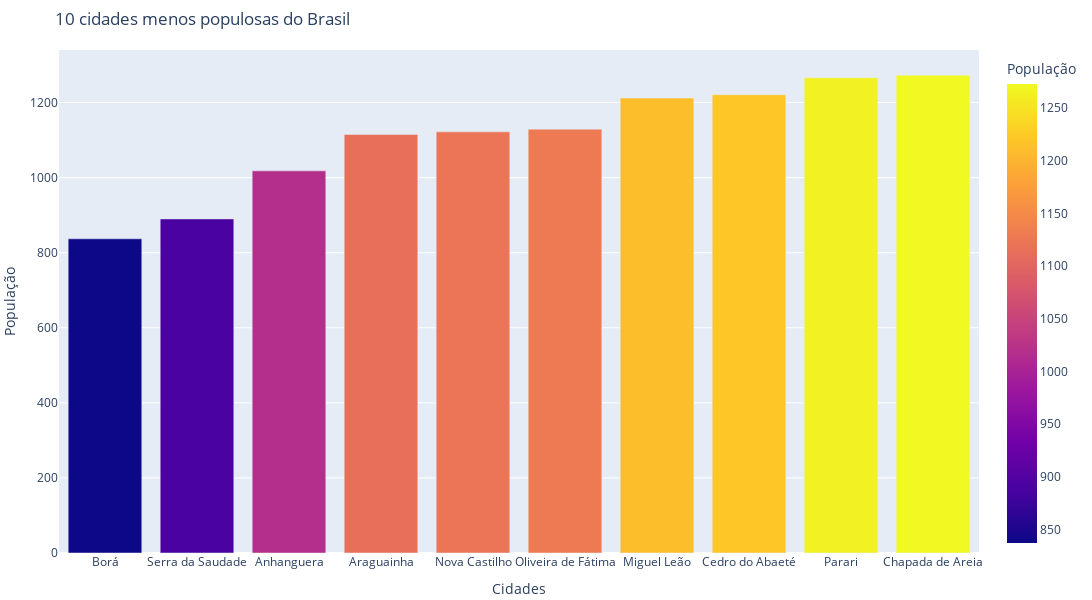

Write notebook code for a chart like this one.
### Code cell
fig01 = px.bar(
    data_frame=menos_populosas_df,
    x='cidade',
    y='populacao',
    color='populacao',
    labels={
        'populacao': 'População',
        'cidade': 'Cidades',
        'estado': 'Estado',
        'regiao': 'Região'
            },
    title='10 cidades menos populosas do Brasil',
    hover_data=['estado', 'regiao']
)

fig01.update_layout(
    width=1200,
    height=600,
    margin=dict(
        l=5,
        r=5,
        b=5,
        t=50,
))
fig01.show()

### Figure 1 — Plotly figure (JSON) as saved in the notebook; plotly's stock layout.template omitted (floating-point values rounded to 4 significant figures)
{"data": [{"alignmentgroup": "True", "customdata": [["SAO PAULO", "SUDESTE"], ["MINAS GERAIS", "SUDESTE"], ["GOIAS", "CENTRO-OESTE"], ["MATO GROSSO", "CENTRO-OESTE"], ["SAO PAULO", "SUDESTE"], ["TOCANTINS", "NORTE"], ["PIAUI", "NORDESTE"], ["MINAS GERAIS", "SUDESTE"], ["PARAIBA", "NORDESTE"], ["TOCANTINS", "NORTE"]], "hovertemplate": "Cidades=%{x}<br>População=%{marker.color}<br>Estado=%{customdata[0]}<br>Região=%{customdata[1]}<extra></extra>", "legendgroup": "", "marker": {"color": [837, 890, 1018, 1115, 1122, 1129, 1212, 1221, 1266, 1273], "coloraxis": "coloraxis", "pattern": {"shape": ""}}, "name": "", "offsetgroup": "", "orientation": "v", "showlegend": false, "textposition": "auto", "type": "bar", "x": ["Borá", "Serra da Saudade", "Anhanguera", "Araguainha", "Nova Castilho", "Oliveira de Fátima", "Miguel Leão", "Cedro do Abaeté", "Parari", "Chapada de Areia"], "xaxis": "x", "y": [837, 890, 1018, 1115, 1122, 1129, 1212, 1221, 1266, 1273], "yaxis": "y"}], "layout": {"barmode": "relative", "coloraxis": {"colorbar": {"title": {"text": "População"}}, "colorscale": [[0, "#0d0887"], [0.1111, "#46039f"], [0.2222, "#7201a8"], [0.3333, "#9c179e"], [0.4444, "#bd3786"], [0.5556, "#d8576b"], [0.6667, "#ed7953"], [0.7778, "#fb9f3a"], [0.8889, "#fdca26"], [1, "#f0f921"]]}, "height": 600, "legend": {"tracegroupgap": 0}, "margin": {"b": 5, "l": 5, "r": 5, "t": 50}, "title": {"text": "10 cidades menos populosas do Brasil"}, "width": 1200, "xaxis": {"anchor": "y", "domain": [0, 1], "title": {"text": "Cidades"}}, "yaxis": {"anchor": "x", "domain": [0, 1], "title": {"text": "População"}}}}
